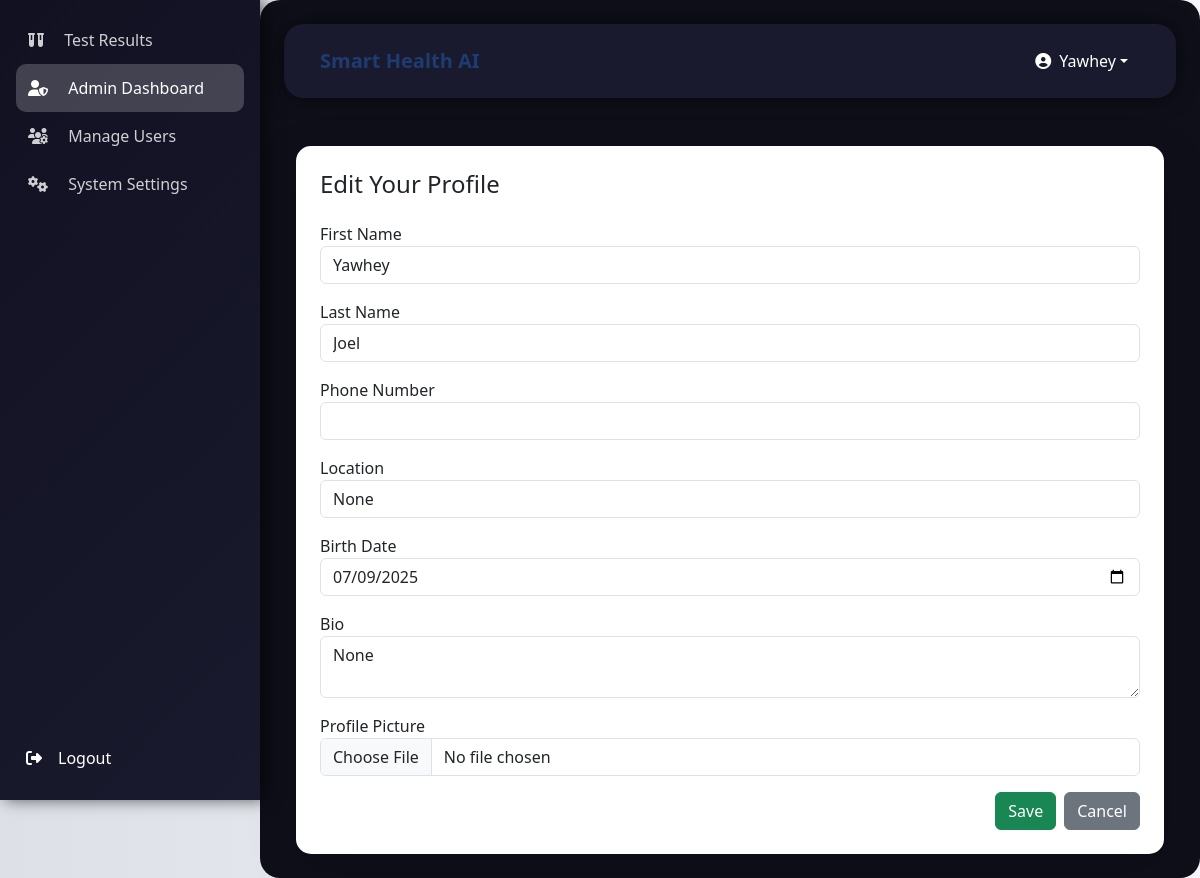
Screenshot of /accounts/profile/edit/ (signed in) with the database file from the repository.
### accounts/models.py (models this page shows, shortened)
class Account(AbstractBaseUser, PermissionsMixin):
    first_name = models.CharField(max_length=50)
    last_name = models.CharField(max_length=50)
    email = models.EmailField(max_length=100, unique=True)
    phone_number = models.CharField(max_length=50, blank=True)
    date_joined = models.DateTimeField(auto_now_add=True)
    last_login = models.DateTimeField(auto_now=True)
    role = models.CharField(max_length=20, default='user')
    is_staff = models.BooleanField(default=False)
    is_active = models.BooleanField(default=False)
    is_superuser = models.BooleanField(default=False)
    USERNAME_FIELD = 'email'  # Use email as the unique identifier
    REQUIRED_FIELDS = ['first_name', 'last_name']  # Removed 'username'
    objects = MyAccountManager()

class Profile(models.Model):  # ✅ Make sure this inherits from models.Model
    user = models.OneToOneField(
        settings.AUTH_USER_MODEL,
        on_delete=models.CASCADE,
        related_name='profile'
    )
    bio = models.TextField(blank=True, null=True)
    profile_picture = models.ImageField(upload_to='profile_pics/', blank=True, null=True)
    location = models.CharField(max_length=100, blank=True, null=True)
    birth_date = models.DateField(blank=True, null=True)

### accounts/views.py (the view, shortened to what this page needs)
# urls.py: path('profile/edit/', views.edit_profile, name='edit_profile'),
@login_required
def edit_profile(request):
    user = request.user
    profile, created = Profile.objects.get_or_create(user=user)
    return render(request, 'pages/edit_profile.html', {'user': user, 'profile': profile})

### templates/pages/edit_profile.html (shortened to what this page needs)
{% extends 'base.html' %}
{% block content %}
<div class="container mt-5">
  <form method="POST" enctype="multipart/form-data" class="card p-4 shadow-lg">
    <h4 class="mb-4">Edit Your Profile</h4>
    <div class="mb-3">
      <label>First Name</label>
      <input type="text" name="first_name" class="form-control" value="{{ user.first_name }}">
    </div>
    <div class="mb-3">
      <label>Last Name</label>
      <input type="text" name="last_name" class="form-control" value="{{ user.last_name }}">
    </div>
    <div class="mb-3">
      <label>Phone Number</label>
      <input type="text" name="phone_number" class="form-control" value="{{ user.phone_number }}">
    </div>
    <div class="mb-3">
      <label>Location</label>
      <input type="text" name="location" class="form-control" value="{{ user.profile.location }}">
    </div>
    <div class="mb-3">
      <label>Birth Date</label>
      <input type="date" name="birth_date" class="form-control" value="{{ user.profile.birth_date|date:'Y-m-d' }}">
    </div>
    <div class="mb-3">
      <label>Bio</label>
      <textarea name="bio" class="form-control">{{ user.profile.bio }}</textarea>
    </div>
    <div class="mb-3">
      <label>Profile Picture</label>
      <input type="file" name="profile_picture" class="form-control">
    </div>
    <div class="d-flex justify-content-end">
      <button type="submit" class="btn btn-success">Save</button>
      <a href="{% url 'profile' %}" class="btn btn-secondary ms-2">Cancel</a>
    </div>
  </form>
</div>
{% endblock %}

### templates/base.html (shortened to what this page needs)
<!DOCTYPE html>
<html lang="en">
  <head>
    {% load static %}
    <link
      href="https://cdn.jsdelivr.net/npm/bootstrap@5.3.0/dist/css/bootstrap.min.css"
      rel="stylesheet"
    />
    <link
      href="https://cdnjs.cloudflare.com/ajax/libs/font-awesome/6.3.0/css/all.min.css"
      rel="stylesheet"
    />
    <link href="{% static 'css/base.css' %}" rel="stylesheet" />
  </head>
  <body>
    <div class="d-flex">
      <nav id="sidebar" class="d-flex flex-column p-3">
        <ul class="nav flex-column">
          {% if request.user.is_authenticated %}
          {% if request.user.role == "doctor" %}
            <li class="nav-item">
              <a class="nav-link active" href="{% url 'dashboard' %}">
                <i class="fas fa-tachometer-alt me-3"></i>
                <span class="d-none d-sm-inline">Doctor's Dashboard</span>
              </a>
            </li>
            <li class="nav-item">
              <a class="nav-link" href="{% url 'patients' %}">
                <i class="fas fa-hospital-user me-3"></i>
                <span class="d-none d-sm-inline">Register Patient</span>
              </a>
            </li>
            <li class="nav-item">
              <a class="nav-link" href="{% url 'medical_records' %}">
                <i class="fas fa-file-medical me-3"></i>
                <span class="d-none d-sm-inline">New Treatment Plan</span>
              </a>
            </li>
            <li class="nav-item">
              <a class="nav-link" href="{% url 'symptom_checker' %}">
                <i class="fas fa-heartbeat me-3"></i>
                <span class="d-none d-sm-inline">AI Symptom Analysis</span>
              </a>
            </li>
            <li class="nav-item">
              <a class="nav-link" href="{% url 'test_results' %}">
                <i class="fas fa-flask me-3"></i>
                <span class="d-none d-sm-inline">Test Results</span>
              </a>
            </li>
          {% elif request.user.role == "admin" %}
            <li class="nav-item">
              <a class="nav-link" href="{% url 'test_results' %}">
                <i class="fas fa-vials me-3"></i>
                <span class="d-none d-sm-inline">Test Results</span>
              </a>
            </li>
            <li class="nav-item">
              <a class="nav-link active" href="{% url 'admin_dashboard' %}">
                <i class="fas fa-user-shield me-3"></i>
                <span class="d-none d-sm-inline">Admin Dashboard</span>
              </a>
            </li>
            <li class="nav-item">
              <a class="nav-link" href="{% url 'manage_users' %}">
                <i class="fas fa-users-cog me-3"></i>
                <span class="d-none d-sm-inline">Manage Users</span>
              </a>
            </li>
            <li class="nav-item">
              <a class="nav-link" href="{% url 'system_settings' %}">
                <i class="fas fa-cogs me-3"></i>
                <span class="d-none d-sm-inline">System Settings</span>
              </a>
            </li>
          {% endif %}
        {% endif %}
        </ul>
        <div class="sidebar-bottom">
          <a class="nav-link text-white" href="{% url 'logout_view' %}">
            <i class="fas fa-sign-out-alt me-3"></i>
            <span class="d-none d-sm-inline">Logout</span>
          </a>
        </div>
      </nav>
      <div class="content w-100 p-4">
        <nav class="navbar navbar-expand-lg navbar-light">
          <div class="container-fluid">
            <a class="navbar-brand " style="color:white" href="{% url 'dashboard' %}">
             Smart Health AI
            </a>
            <div class="collapse navbar-collapse" id="navbarNav">
              <ul class="navbar-nav ms-auto align-items-center">
                <li class="nav-item dropdown">
                  <a
                    class="nav-link dropdown-toggle d-flex align-items-center"
                    href="#"
                    id="navbarDropdown"
                    role="button"
                    data-bs-toggle="dropdown"
                    aria-expanded="false"
                  >
                    <i class="fas fa-user-circle me-2"></i>
                    <span>
                      {% if request.user.first_name %}
                      {{ request.user.first_name }}
                    {% else %}
                      {{ request.user.username }}
                    {% endif %}
                    </span>
                  </a>
                </li>
              </ul>
            </div>
          </div>
        </nav>
        {% block content %}{% endblock %}
      </div>
    </div>
  </body>
</html>

### static/css/base.css (style rules this page uses)
body { font-family: 'Inter', sans-serif; background: linear-gradient(to right, #dde1e7, #f4f7fc); color: #2c3e50; }
#sidebar { width: 250px; min-height: 100vh; background: linear-gradient(135deg, #1e3c72, #2a5298); box-shadow: 5px 0 15px rgba(0, 0, 0, 0.1); }
.nav-link { color: rgba(255, 255, 255, 0.8); padding: 12px; border-radius: 8px; transition: all 0.3s; }
.nav-link:hover, .nav-link.active { background-color: rgba(255, 255, 255, 0.2); color: #fff !important; }
.navbar { background: white; box-shadow: 0 4px 6px rgba(0, 0, 0, 0.1); }
.navbar-brand { font-weight: 600; color: #1e3c72 !important; }
.card { border: none; border-radius: 15px; box-shadow: 0 4px 10px rgba(0, 0, 0, 0.1); transition: transform 0.2s; }

### templates/base.html (style rules this page uses)
body { font-family: 'Segoe UI', sans-serif; background-color: #0e0e20; color: white; margin: 0; }
#sidebar { width: 260px; min-height: 100vh; background: linear-gradient(135deg, #111122, #1a1a2e); box-shadow: 5px 0 15px rgba(0, 0, 0, 0.6); padding: 20px; position: fixed; top: 0; left: 0; z-index: 99; }
.nav-link { color: rgba(255, 255, 255, 0.8); padding: 12px; border-radius: 10px; transition: all 0.3s; border-right: 4px solid transparent; }
.navbar { background-color: #1a1a2e; box-shadow: 0 0 20px rgba(0, 0, 0, 0.6); padding: 0.8rem 1.5rem; margin-bottom: 2rem; border-radius: 20px; }
.navbar .nav-item .nav-link { color: white; }
.content { margin-left: 260px; padding: 20px; transition: margin-left 0.3s; background-color: #0f0f1a; border-radius: 20px; min-height: 100vh; }
.sidebar-bottom { position: absolute; bottom: 20px; width: calc(100% - 40px); }
.sidebar-bottom a.nav-link { color: white; border-radius: 10px; padding: 10px; display: flex; align-items: center; transition: background-color 0.3s ease; }

### rows the page displays
Account: user.first_name "Yawhey", first_name "Yawhey", last_name "Joel", location "None", birth_date "07/09/2025", bio "None"
